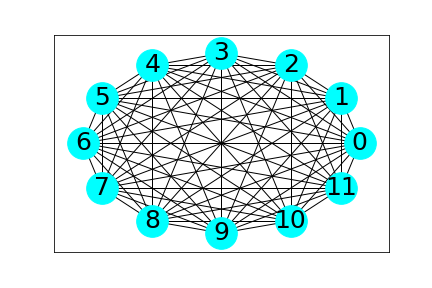

Python code for this plot:
""" q15_4p.py """

from matplotlib import pyplot as plt
import networkx as nx

g = nx.complete_graph(12)

mpos = nx.circular_layout(g)
nx.draw_networkx(g, pos=mpos, \
                 node_color='Cyan', \
                     node_size=1000, \
                         font_size=25)
plt.show()
plt.savefig("q15_4p.png")
